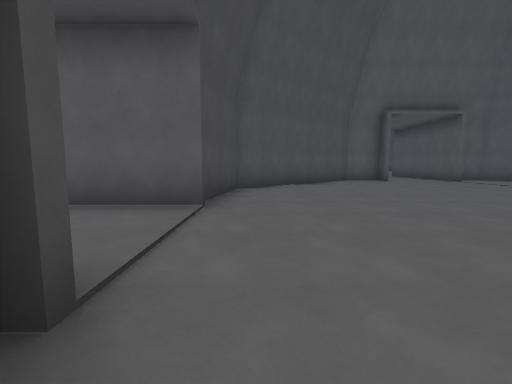
[1] (above)

17 first-person views from a walk through a Godot game level. The camera is 1.2 m above the floor, tilts 6° down and sees 90° across. The floor is counted in squares, 2 m on a side. Each view is taken from the middle of a square. On the plan, view 1 faces up. The plan holds only what a view shows up to about 9 squares ahead; the rest is blank. The place goes on beyond the plan. Surface patterns are stand-ins for the level's own textures.

[2]
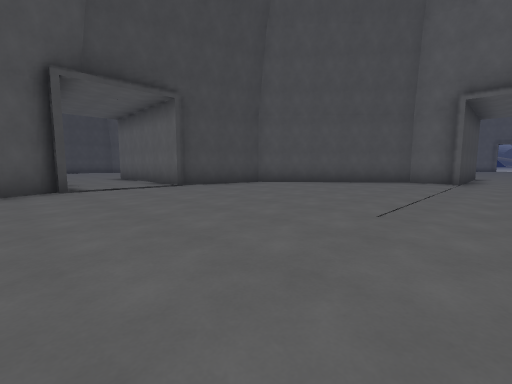

[3]
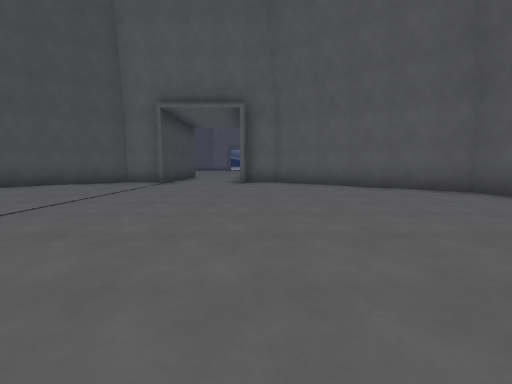

[4]
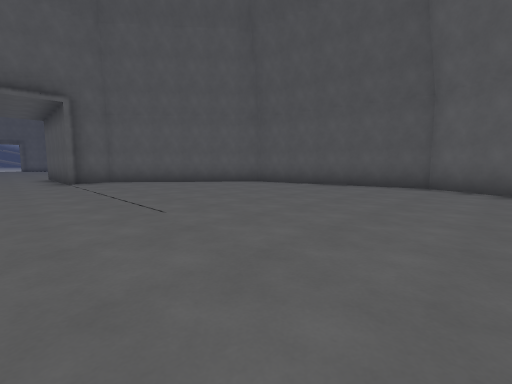

[5]
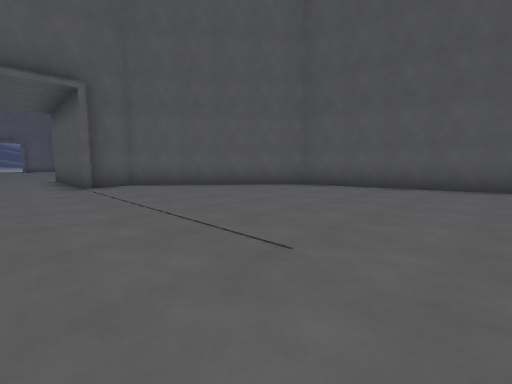

[6]
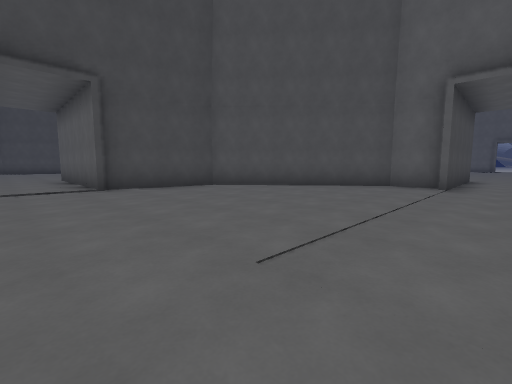

[7]
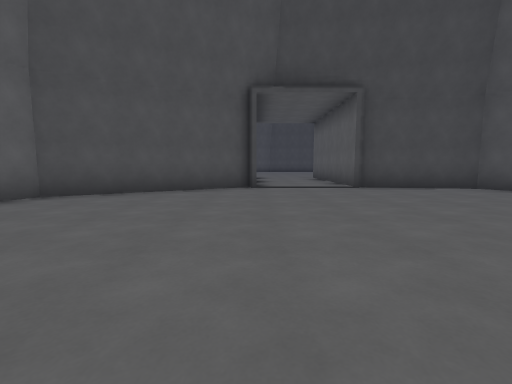

[8]
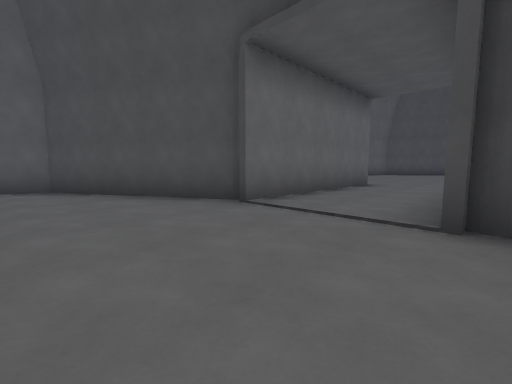

[9]
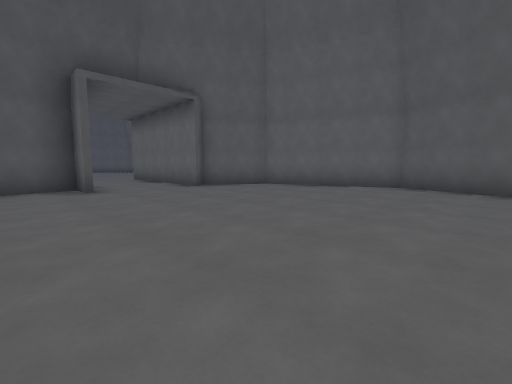

[10]
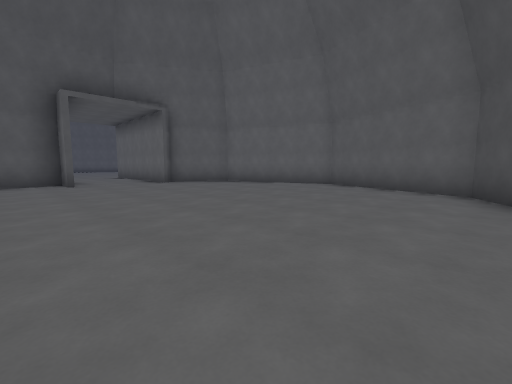

[11]
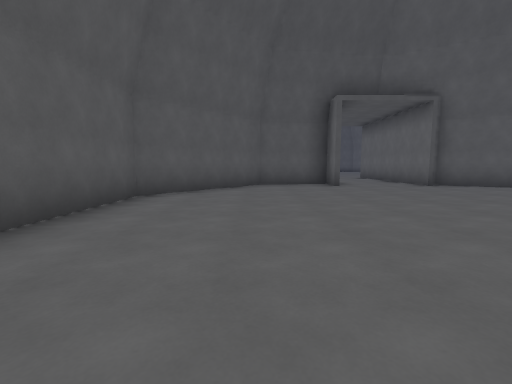

[12]
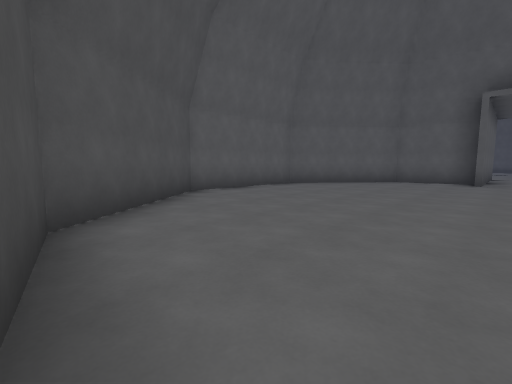

[13]
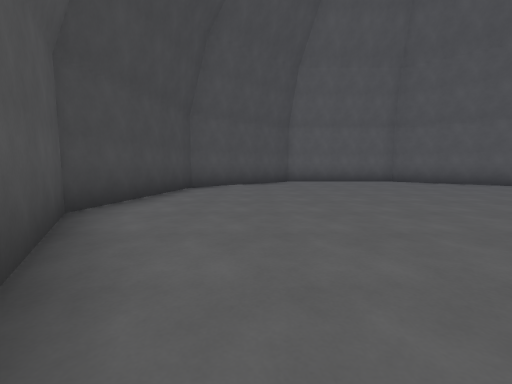

[14]
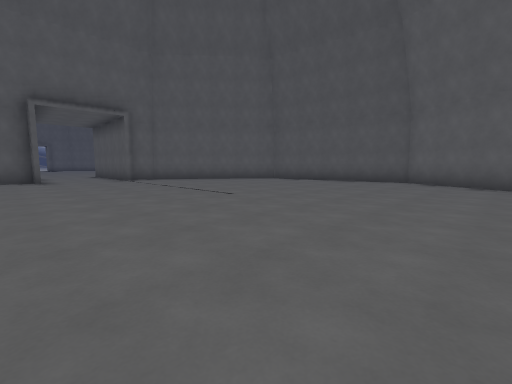

[15]
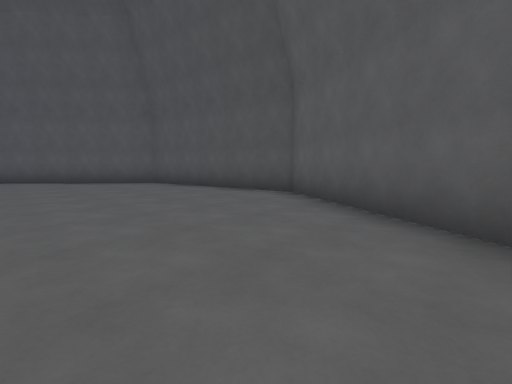

[16]
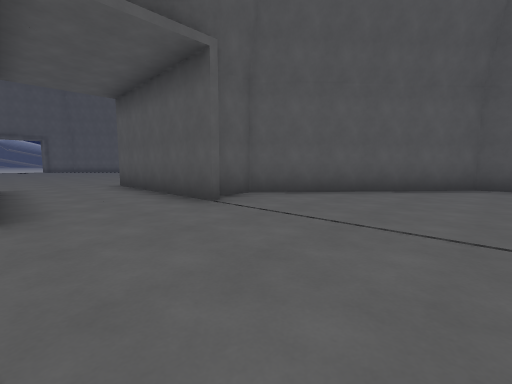

[17]
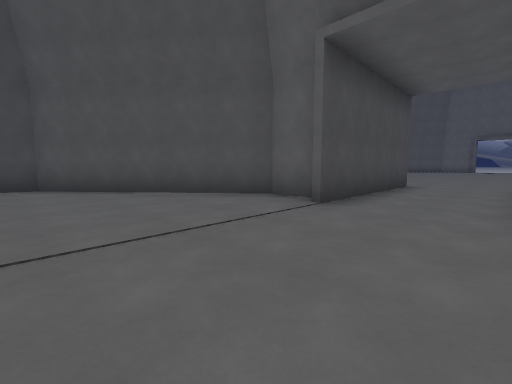

### Floor plan
Points are (right, up) in squares from view 1. A wall is a line through its corners. A room is listed if a view was taken in it or the views show most of it. See-through windows are left out.
Room 1 (views 1, 2, 3, 4, 5, 6, 7, 8, 14, 15, 16, 17)
walls: (7.5, 9.5) (7.5, 14.1); (4.9, 9.9) (3.5, 9.9) (-0.5, 6.6) (-1, 3.6); (-0.6, 3.6) (-5.6, 3.6); (-1.1, 0.9) (0.9, -2.5); (11.6, -2.1) (13.6, 1.5) (12.7, 6.6) (8.7, 9.9) (7.6, 9.9); (4.9, 14.1) (4.9, 9.5); (-5.6, 1) (-0.8, 1)
ways out: opening at (-6, 2.5) to room 2; opening at (6.5, 14)
Room 2 (views 9, 10, 11, 12, 13)
walls: (-5.6, 3.7) (-4.8, 3.7) (-5.1, 5.9) (-8, 8.3) (-11.8, 8.3) (-14.7, 5.9) (-15.4, 2.2) (-13.5, -1.1) (-9.9, -2.4) (-6.4, -1.1) (-5.3, 0.7)
ways out: opening at (-6, 2.5) to room 1

Where each view was taken, in squares from view 1:
view 1: 0 up, 0 right, facing up
view 2: 0 up, 6 right, facing up-left
view 3: 1 up, 8 right, facing up
view 4: 0 up, 6 right, facing up-right
view 5: 2 up, 6 right, facing up-right
view 6: 2 up, 6 right, facing up-left
view 7: 1 up, 6 right, facing left
view 8: 4 up, 2 right, facing down-left
view 9: 5 up, 12 left, facing down-right
view 10: 5 up, 14 left, facing down-right
view 11: 6 up, 13 left, facing right
view 12: 3 up, 15 left, facing up-right
view 13: 1 down, 13 left, facing up
view 14: 1 down, 4 right, facing up-right
view 15: 2 down, 9 right, facing up-right
view 16: 6 up, 5 right, facing up-right
view 17: 6 up, 7 right, facing up-left
